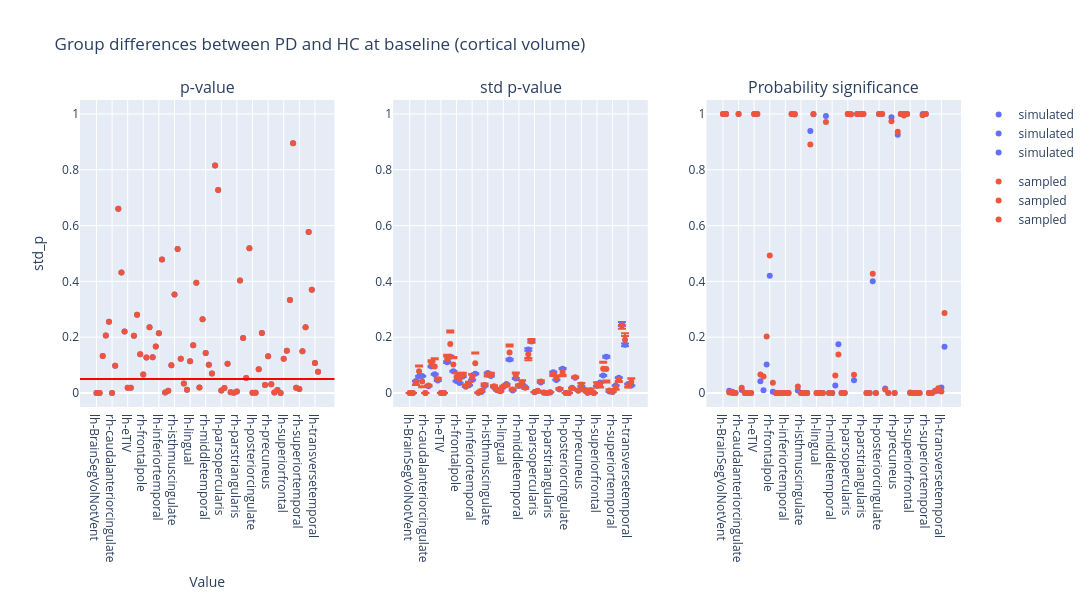

The notebook cell this image was saved under:
### Code cell
plot_dumbbell(
    ancova_baseline_volume,
    "Group differences between PD and HC at baseline (cortical volume)",
    "group",
)

### Figure 1 — Plotly figure (JSON) as saved in the notebook; plotly's stock layout.template omitted (floating-point values rounded to 4 significant figures)
{"data": [{"hovertemplate": "group=simulated<br>region=%{x}<br>p_value=%{y}<extra></extra>", "legendgroup": "simulated", "marker": {"color": "#636efa", "symbol": "circle"}, "mode": "markers", "name": "simulated", "orientation": "v", "showlegend": true, "type": "scatter", "x": ["lh-BrainSegVolNotVent", "rh-BrainSegVolNotVent", "lh-bankssts", "rh-bankssts", "lh-caudalanteriorcingulate", "rh-caudalanteriorcingulate", "lh-caudalmiddlefrontal", "rh-caudalmiddlefrontal", "lh-cuneus", "rh-cuneus", "lh-eTIV", "rh-eTIV", "lh-entorhinal", "rh-entorhinal", "lh-frontalpole", "rh-frontalpole", "lh-fusiform", "rh-fusiform", "lh-inferiorparietal", "rh-inferiorparietal", "lh-inferiortemporal", "rh-inferiortemporal", "lh-insula", "rh-insula", "lh-isthmuscingulate", "rh-isthmuscingulate", "lh-lateraloccipital", "rh-lateraloccipital", "lh-lateralorbitofrontal", "rh-lateralorbitofrontal", "lh-lingual", "rh-lingual", "lh-medialorbitofrontal", "rh-medialorbitofrontal", "lh-middletemporal", "rh-middletemporal", "lh-paracentral", "rh-paracentral", "lh-parahippocampal", "rh-parahippocampal", "lh-parsopercularis", "rh-parsopercularis", "lh-parsorbitalis", "rh-parsorbitalis", "lh-parstriangularis", "rh-parstriangularis", "lh-pericalcarine", "rh-pericalcarine", "lh-postcentral", "rh-postcentral", "lh-posteriorcingulate", "rh-posteriorcingulate", "lh-precentral", "rh-precentral", "lh-precuneus", "rh-precuneus", "lh-rostralanteriorcingulate", "rh-rostralanteriorcingulate", "lh-rostralmiddlefrontal", "rh-rostralmiddlefrontal", "lh-superiorfrontal", "rh-superiorfrontal", "lh-superiorparietal", "rh-superiorparietal", "lh-superiortemporal", "rh-superiortemporal", "lh-supramarginal", "rh-supramarginal", "lh-temporalpole", "rh-temporalpole", "lh-transversetemporal", "rh-transversetemporal"], "xaxis": "x", "y": [0.0002605, 0.0002605, 0.1331, 0.2058, 0.2557, 8.443e-06, 0.09781, 0.6599, 0.432, 0.2201, 0.01913, 0.01913, 0.2049, 0.2807, 0.1386, 0.06648, 0.127, 0.2353, 0.1282, 0.1667, 0.2138, 0.4781, 0.001786, 0.008041, 0.09968, 0.3534, 0.5163, 0.123, 0.03379, 0.01171, 0.1141, 0.1716, 0.3954, 0.02025, 0.2647, 0.1436, 0.1018, 0.07005, 0.8155, 0.7271, 0.009157, 0.01788, 0.1053, 0.002966, 0.001293, 0.005469, 0.4034, 0.1976, 0.05393, 0.5191, 0.0008303, 0.000906, 0.08556, 0.2156, 0.0285, 0.1319, 0.03179, 0.002014, 0.01058, 9.598e-05, 0.1225, 0.1519, 0.3337, 0.8954, 0.01854, 0.01461, 0.1495, 0.2356, 0.5772, 0.3705, 0.1073, 0.07597], "yaxis": "y"}, {"hovertemplate": "group=sampled<br>region=%{x}<br>p_value=%{y}<extra></extra>", "legendgroup": "sampled", "marker": {"color": "#EF553B", "symbol": "circle"}, "mode": "markers", "name": "sampled", "orientation": "v", "showlegend": true, "type": "scatter", "x": ["lh-BrainSegVolNotVent", "rh-BrainSegVolNotVent", "lh-bankssts", "rh-bankssts", "lh-caudalanteriorcingulate", "rh-caudalanteriorcingulate", "lh-caudalmiddlefrontal", "rh-caudalmiddlefrontal", "lh-cuneus", "rh-cuneus", "lh-eTIV", "rh-eTIV", "lh-entorhinal", "rh-entorhinal", "lh-frontalpole", "rh-frontalpole", "lh-fusiform", "rh-fusiform", "lh-inferiorparietal", "rh-inferiorparietal", "lh-inferiortemporal", "rh-inferiortemporal", "lh-insula", "rh-insula", "lh-isthmuscingulate", "rh-isthmuscingulate", "lh-lateraloccipital", "rh-lateraloccipital", "lh-lateralorbitofrontal", "rh-lateralorbitofrontal", "lh-lingual", "rh-lingual", "lh-medialorbitofrontal", "rh-medialorbitofrontal", "lh-middletemporal", "rh-middletemporal", "lh-paracentral", "rh-paracentral", "lh-parahippocampal", "rh-parahippocampal", "lh-parsopercularis", "rh-parsopercularis", "lh-parsorbitalis", "rh-parsorbitalis", "lh-parstriangularis", "rh-parstriangularis", "lh-pericalcarine", "rh-pericalcarine", "lh-postcentral", "rh-postcentral", "lh-posteriorcingulate", "rh-posteriorcingulate", "lh-precentral", "rh-precentral", "lh-precuneus", "rh-precuneus", "lh-rostralanteriorcingulate", "rh-rostralanteriorcingulate", "lh-rostralmiddlefrontal", "rh-rostralmiddlefrontal", "lh-superiorfrontal", "rh-superiorfrontal", "lh-superiorparietal", "rh-superiorparietal", "lh-superiortemporal", "rh-superiortemporal", "lh-supramarginal", "rh-supramarginal", "lh-temporalpole", "rh-temporalpole", "lh-transversetemporal", "rh-transversetemporal"], "xaxis": "x", "y": [0.0002605, 0.0002605, 0.1331, 0.2058, 0.2557, 8.443e-06, 0.09781, 0.6599, 0.432, 0.2201, 0.01913, 0.01913, 0.2049, 0.2807, 0.1386, 0.06648, 0.127, 0.2353, 0.1282, 0.1667, 0.2138, 0.4781, 0.001786, 0.008041, 0.09968, 0.3534, 0.5163, 0.123, 0.03379, 0.01171, 0.1141, 0.1716, 0.3954, 0.02025, 0.2647, 0.1436, 0.1018, 0.07005, 0.8155, 0.7271, 0.009157, 0.01788, 0.1053, 0.002966, 0.001293, 0.005469, 0.4034, 0.1976, 0.05393, 0.5191, 0.0008303, 0.000906, 0.08556, 0.2156, 0.0285, 0.1319, 0.03179, 0.002014, 0.01058, 9.598e-05, 0.1225, 0.1519, 0.3337, 0.8954, 0.01854, 0.01461, 0.1495, 0.2356, 0.5772, 0.3705, 0.1073, 0.07597], "yaxis": "y"}, {"error_y": {"array": [6.602e-07, 6.602e-07, 0.001175, 0.001629, 0.001655, 1.11e-07, 0.0006597, 0.00259, 0.001827, 0.001218, 9.247e-07, 9.247e-07, 0.003009, 0.003546, 0.002126, 0.001167, 0.00099, 0.001622, 0.0006103, 0.0007572, 0.001276, 0.001886, 2.46e-05, 0.0001124, 0.0006757, 0.001956, 0.001657, 0.0005727, 0.0002663, 0.0002036, 0.0005887, 0.0008739, 0.003267, 0.0002541, 0.001418, 0.0006822, 0.0008462, 0.000583, 0.004245, 0.005041, 8.392e-05, 0.000212, 0.001022, 3.741e-05, 1.331e-05, 6.512e-05, 0.002041, 0.00128, 0.0003368, 0.00238, 1.028e-05, 9.62e-06, 0.000513, 0.001501, 0.0002216, 0.0006767, 0.0003202, 2.318e-05, 9.809e-05, 1.599e-06, 0.0006919, 0.001029, 0.001722, 0.003543, 0.0001408, 0.0001124, 0.0007433, 0.001498, 0.006744, 0.004709, 0.0008921, 0.0007343], "arrayminus": [6.791e-07, 6.791e-07, 0.001209, 0.001676, 0.001702, 1.142e-07, 0.0006785, 0.002664, 0.001879, 0.001253, 9.51e-07, 9.51e-07, 0.003095, 0.003647, 0.002187, 0.0012, 0.001018, 0.001668, 0.0006277, 0.0007787, 0.001312, 0.00194, 2.53e-05, 0.0001156, 0.0006949, 0.002012, 0.001705, 0.0005891, 0.0002739, 0.0002094, 0.0006054, 0.0008988, 0.00336, 0.0002613, 0.001459, 0.0007016, 0.0008703, 0.0005996, 0.004366, 0.005185, 8.631e-05, 0.000218, 0.001052, 3.847e-05, 1.369e-05, 6.698e-05, 0.0021, 0.001316, 0.0003464, 0.002448, 1.058e-05, 9.895e-06, 0.0005276, 0.001544, 0.0002279, 0.000696, 0.0003293, 2.384e-05, 0.0001009, 1.645e-06, 0.0007117, 0.001058, 0.001771, 0.003644, 0.0001448, 0.0001156, 0.0007645, 0.001541, 0.006936, 0.004844, 0.0009175, 0.0007552]}, "hovertemplate": "group=simulated<br>region=%{x}<br>std_p=%{y}<extra></extra>", "legendgroup": "simulated", "marker": {"color": "#636efa", "symbol": "circle"}, "mode": "markers", "name": "simulated", "orientation": "v", "showlegend": true, "type": "scatter", "x": ["lh-BrainSegVolNotVent", "rh-BrainSegVolNotVent", "lh-bankssts", "rh-bankssts", "lh-caudalanteriorcingulate", "rh-caudalanteriorcingulate", "lh-caudalmiddlefrontal", "rh-caudalmiddlefrontal", "lh-cuneus", "rh-cuneus", "lh-eTIV", "rh-eTIV", "lh-entorhinal", "rh-entorhinal", "lh-frontalpole", "rh-frontalpole", "lh-fusiform", "rh-fusiform", "lh-inferiorparietal", "rh-inferiorparietal", "lh-inferiortemporal", "rh-inferiortemporal", "lh-insula", "rh-insula", "lh-isthmuscingulate", "rh-isthmuscingulate", "lh-lateraloccipital", "rh-lateraloccipital", "lh-lateralorbitofrontal", "rh-lateralorbitofrontal", "lh-lingual", "rh-lingual", "lh-medialorbitofrontal", "rh-medialorbitofrontal", "lh-middletemporal", "rh-middletemporal", "lh-paracentral", "rh-paracentral", "lh-parahippocampal", "rh-parahippocampal", "lh-parsopercularis", "rh-parsopercularis", "lh-parsorbitalis", "rh-parsorbitalis", "lh-parstriangularis", "rh-parstriangularis", "lh-pericalcarine", "rh-pericalcarine", "lh-postcentral", "rh-postcentral", "lh-posteriorcingulate", "rh-posteriorcingulate", "lh-precentral", "rh-precentral", "lh-precuneus", "rh-precuneus", "lh-rostralanteriorcingulate", "rh-rostralanteriorcingulate", "lh-rostralmiddlefrontal", "rh-rostralmiddlefrontal", "lh-superiorfrontal", "rh-superiorfrontal", "lh-superiorparietal", "rh-superiorparietal", "lh-superiortemporal", "rh-superiortemporal", "lh-supramarginal", "rh-supramarginal", "lh-temporalpole", "rh-temporalpole", "lh-transversetemporal", "rh-transversetemporal"], "xaxis": "x2", "y": [2.424e-05, 2.424e-05, 0.04315, 0.05981, 0.06076, 4.076e-06, 0.02422, 0.09509, 0.06705, 0.04471, 3.394e-05, 3.394e-05, 0.1105, 0.1302, 0.07806, 0.04282, 0.03634, 0.05954, 0.0224, 0.02779, 0.04684, 0.06924, 0.000903, 0.004127, 0.0248, 0.0718, 0.06084, 0.02102, 0.009776, 0.007474, 0.02161, 0.03208, 0.1199, 0.009326, 0.05206, 0.02504, 0.03106, 0.0214, 0.1558, 0.185, 0.00308, 0.007782, 0.03753, 0.001373, 0.0004888, 0.002391, 0.07494, 0.04697, 0.01236, 0.08737, 0.0003775, 0.0003532, 0.01883, 0.05512, 0.008135, 0.02484, 0.01175, 0.0008508, 0.003601, 5.87e-05, 0.0254, 0.03778, 0.06322, 0.1301, 0.005169, 0.004127, 0.02728, 0.05501, 0.2476, 0.1729, 0.03275, 0.02696], "yaxis": "y2"}, {"error_y": {"array": [6.007e-06, 6.007e-06, -0.005519, 0.02019, -0.01757, -1.244e-07, 0.003046, 0.01261, 0.0297, 0.00571, 6.824e-06, 6.824e-06, 0.01475, 0.04894, 0.02665, 0.01571, 0.01595, 0.007206, 0.003383, 0.006829, 0.01112, 0.03897, 0.0004926, 0.00411, 0.00486, -0.003294, 0.006625, 0.003552, 0.003275, -0.0009426, 0.002446, -0.002536, 0.02843, 0.003616, 0.01135, 0.002996, 0.007808, -0.001992, -0.01292, 0.006611, 0.0003455, 0.0001204, 0.004787, 0.0009652, 0.0001317, 0.0008306, -0.003658, 0.008524, 0.00281, -0.009935, 1.177e-06, 0.0001827, -0.0003102, 0.00295, 0.001735, 0.006131, -0.0004209, 0.0003964, 0.006208, -8.143e-06, 0.00706, -0.007516, 0.0254, -0.04067, 0.004114, 0.0009552, -0.006481, -0.005381, 0.001538, 0.023, -0.004871, 0.01337], "arrayminus": [-4.668e-06, -4.668e-06, 0.007903, -0.01688, 0.02093, 3.497e-07, -0.001708, -0.007352, -0.026, -0.00324, -4.949e-06, -4.949e-06, -0.008641, -0.04175, -0.02234, -0.01334, -0.01394, -0.003915, -0.002145, -0.005293, -0.008534, -0.03514, -0.0004427, -0.003882, -0.00349, 0.007262, -0.003263, -0.00239, -0.002735, 0.001356, -0.001252, 0.004309, -0.02181, -0.003101, -0.008473, -0.001612, -0.006092, 0.003175, 0.02153, 0.003614, -0.0001753, 0.0003096, -0.002713, -0.0008893, -0.0001047, -0.0006985, 0.007799, -0.005928, -0.002127, 0.01476, 1.968e-05, -0.0001632, 0.001351, 9.518e-05, -0.001286, -0.004758, 0.00107, -0.0003494, -0.006009, 1.139e-05, -0.005656, 0.009604, -0.02191, 0.04786, -0.003828, -0.0007272, 0.007989, 0.00842, 0.01214, -0.01344, 0.00668, -0.01188]}, "hovertemplate": "group=sampled<br>region=%{x}<br>std_p=%{y}<extra></extra>", "legendgroup": "sampled", "marker": {"color": "#EF553B", "symbol": "circle"}, "mode": "markers", "name": "sampled", "orientation": "v", "showlegend": true, "type": "scatter", "x": ["lh-BrainSegVolNotVent", "rh-BrainSegVolNotVent", "lh-bankssts", "rh-bankssts", "lh-caudalanteriorcingulate", "rh-caudalanteriorcingulate", "lh-caudalmiddlefrontal", "rh-caudalmiddlefrontal", "lh-cuneus", "rh-cuneus", "lh-eTIV", "rh-eTIV", "lh-entorhinal", "rh-entorhinal", "lh-frontalpole", "rh-frontalpole", "lh-fusiform", "rh-fusiform", "lh-inferiorparietal", "rh-inferiorparietal", "lh-inferiortemporal", "rh-inferiortemporal", "lh-insula", "rh-insula", "lh-isthmuscingulate", "rh-isthmuscingulate", "lh-lateraloccipital", "rh-lateraloccipital", "lh-lateralorbitofrontal", "rh-lateralorbitofrontal", "lh-lingual", "rh-lingual", "lh-medialorbitofrontal", "rh-medialorbitofrontal", "lh-middletemporal", "rh-middletemporal", "lh-paracentral", "rh-paracentral", "lh-parahippocampal", "rh-parahippocampal", "lh-parsopercularis", "rh-parsopercularis", "lh-parsorbitalis", "rh-parsorbitalis", "lh-parstriangularis", "rh-parstriangularis", "lh-pericalcarine", "rh-pericalcarine", "lh-postcentral", "rh-postcentral", "lh-posteriorcingulate", "rh-posteriorcingulate", "lh-precentral", "rh-precentral", "lh-precuneus", "rh-precuneus", "lh-rostralanteriorcingulate", "rh-rostralanteriorcingulate", "lh-rostralmiddlefrontal", "rh-rostralmiddlefrontal", "lh-superiorfrontal", "rh-superiorfrontal", "lh-superiorparietal", "rh-superiorparietal", "lh-superiortemporal", "rh-superiortemporal", "lh-supramarginal", "rh-supramarginal", "lh-temporalpole", "rh-temporalpole", "lh-transversetemporal", "rh-transversetemporal"], "xaxis": "x2", "y": [2.958e-05, 2.958e-05, 0.03645, 0.07837, 0.04153, 3.841e-06, 0.0266, 0.1051, 0.09493, 0.0492, 3.984e-05, 3.984e-05, 0.1222, 0.1756, 0.1026, 0.05736, 0.0513, 0.06513, 0.02517, 0.03387, 0.05669, 0.1063, 0.001371, 0.008125, 0.02899, 0.06655, 0.0658, 0.024, 0.01278, 0.006328, 0.02347, 0.02867, 0.1451, 0.01269, 0.06199, 0.02736, 0.03803, 0.01883, 0.1387, 0.1866, 0.003342, 0.007691, 0.0413, 0.002301, 0.0006071, 0.003156, 0.06924, 0.05422, 0.01484, 0.07506, 0.0003684, 0.0005262, 0.01801, 0.05656, 0.009648, 0.03029, 0.01101, 0.001224, 0.009711, 4.896e-05, 0.03177, 0.02923, 0.0869, 0.08584, 0.009142, 0.00497, 0.02006, 0.04813, 0.2424, 0.1912, 0.02698, 0.0396], "yaxis": "y2"}, {"hovertemplate": "group=simulated<br>region=%{x}<br>psig=%{y}<extra></extra>", "legendgroup": "simulated", "marker": {"color": "#636efa", "symbol": "circle"}, "mode": "markers", "name": "simulated", "orientation": "v", "showlegend": true, "type": "scatter", "x": ["lh-BrainSegVolNotVent", "rh-BrainSegVolNotVent", "lh-bankssts", "rh-bankssts", "lh-caudalanteriorcingulate", "rh-caudalanteriorcingulate", "lh-caudalmiddlefrontal", "rh-caudalmiddlefrontal", "lh-cuneus", "rh-cuneus", "lh-eTIV", "rh-eTIV", "lh-entorhinal", "rh-entorhinal", "lh-frontalpole", "rh-frontalpole", "lh-fusiform", "rh-fusiform", "lh-inferiorparietal", "rh-inferiorparietal", "lh-inferiortemporal", "rh-inferiortemporal", "lh-insula", "rh-insula", "lh-isthmuscingulate", "rh-isthmuscingulate", "lh-lateraloccipital", "rh-lateraloccipital", "lh-lateralorbitofrontal", "rh-lateralorbitofrontal", "lh-lingual", "rh-lingual", "lh-medialorbitofrontal", "rh-medialorbitofrontal", "lh-middletemporal", "rh-middletemporal", "lh-paracentral", "rh-paracentral", "lh-parahippocampal", "rh-parahippocampal", "lh-parsopercularis", "rh-parsopercularis", "lh-parsorbitalis", "rh-parsorbitalis", "lh-parstriangularis", "rh-parstriangularis", "lh-pericalcarine", "rh-pericalcarine", "lh-postcentral", "rh-postcentral", "lh-posteriorcingulate", "rh-posteriorcingulate", "lh-precentral", "rh-precentral", "lh-precuneus", "rh-precuneus", "lh-rostralanteriorcingulate", "rh-rostralanteriorcingulate", "lh-rostralmiddlefrontal", "rh-rostralmiddlefrontal", "lh-superiorfrontal", "rh-superiorfrontal", "lh-superiorparietal", "rh-superiorparietal", "lh-superiortemporal", "rh-superiortemporal", "lh-supramarginal", "rh-supramarginal", "lh-temporalpole", "rh-temporalpole", "lh-transversetemporal", "rh-transversetemporal"], "xaxis": "x3", "y": [1.0, 1.0, 0.008516, 0.0001906, 7.74e-07, 1.0, 0.01058, 6.226e-16, 9.307e-17, 4.59e-08, 1.0, 1.0, 0.04216, 0.009732, 0.1027, 0.42, 0.004301, 6.404e-06, 4.323e-06, 7.277e-09, 5.4e-07, 6.488e-19, 1.0, 1.0, 0.009361, 4.479e-10, 2.223e-27, 5.796e-06, 0.9387, 0.9993, 0.000122, 1.486e-07, 2.785e-05, 0.9931, 1.598e-09, 5.059e-07, 0.02667, 0.1749, 2.82e-06, 4.98e-05, 1.0, 0.9986, 0.04577, 1.0, 1.0, 1.0, 4.567e-12, 8.077e-06, 0.4004, 4.506e-14, 1.0, 1.0, 0.0164, 1.583e-05, 0.9885, 1.218e-05, 0.9256, 1.0, 1.0, 1.0, 0.0001738, 0.0002162, 3.36e-11, 1.313e-06, 1.0, 1.0, 7.815e-07, 1.01e-06, 0.007917, 0.007913, 0.01964, 0.1658], "yaxis": "y3"}, {"hovertemplate": "group=sampled<br>region=%{x}<br>psig=%{y}<extra></extra>", "legendgroup": "sampled", "marker": {"color": "#EF553B", "symbol": "circle"}, "mode": "markers", "name": "sampled", "orientation": "v", "showlegend": true, "type": "scatter", "x": ["lh-BrainSegVolNotVent", "rh-BrainSegVolNotVent", "lh-bankssts", "rh-bankssts", "lh-caudalanteriorcingulate", "rh-caudalanteriorcingulate", "lh-caudalmiddlefrontal", "rh-caudalmiddlefrontal", "lh-cuneus", "rh-cuneus", "lh-eTIV", "rh-eTIV", "lh-entorhinal", "rh-entorhinal", "lh-frontalpole", "rh-frontalpole", "lh-fusiform", "rh-fusiform", "lh-inferiorparietal", "rh-inferiorparietal", "lh-inferiortemporal", "rh-inferiortemporal", "lh-insula", "rh-insula", "lh-isthmuscingulate", "rh-isthmuscingulate", "lh-lateraloccipital", "rh-lateraloccipital", "lh-lateralorbitofrontal", "rh-lateralorbitofrontal", "lh-lingual", "rh-lingual", "lh-medialorbitofrontal", "rh-medialorbitofrontal", "lh-middletemporal", "rh-middletemporal", "lh-paracentral", "rh-paracentral", "lh-parahippocampal", "rh-parahippocampal", "lh-parsopercularis", "rh-parsopercularis", "lh-parsorbitalis", "rh-parsorbitalis", "lh-parstriangularis", "rh-parstriangularis", "lh-pericalcarine", "rh-pericalcarine", "lh-postcentral", "rh-postcentral", "lh-posteriorcingulate", "rh-posteriorcingulate", "lh-precentral", "rh-precentral", "lh-precuneus", "rh-precuneus", "lh-rostralanteriorcingulate", "rh-rostralanteriorcingulate", "lh-rostralmiddlefrontal", "rh-rostralmiddlefrontal", "lh-superiorfrontal", "rh-superiorfrontal", "lh-superiorparietal", "rh-superiorparietal", "lh-superiortemporal", "rh-superiortemporal", "lh-supramarginal", "rh-supramarginal", "lh-temporalpole", "rh-temporalpole", "lh-transversetemporal", "rh-transversetemporal"], "xaxis": "x3", "y": [1.0, 1.0, 0.002068, 0.004197, 5.132e-13, 1.0, 0.0187, 3.062e-13, 5.159e-09, 6.638e-07, 1.0, 1.0, 0.066, 0.05915, 0.2027, 0.4931, 0.03732, 3.65e-05, 4.026e-05, 1.895e-06, 3.314e-05, 9.534e-09, 1.0, 0.9979, 0.02366, 1.669e-11, 1.325e-23, 6.579e-05, 0.8904, 0.9999, 0.0003809, 4.385e-09, 0.0005915, 0.9708, 4.002e-07, 4.033e-06, 0.06266, 0.138, 1.012e-07, 5.871e-05, 1.0, 0.9988, 0.06575, 1.0, 1.0, 1.0, 6.663e-14, 0.0001059, 0.4273, 1.296e-18, 1.0, 1.0, 0.01258, 2.581e-05, 0.9741, 0.0003003, 0.9365, 1.0, 0.9945, 1.0, 0.00237, 2.099e-06, 1.505e-06, 4.223e-14, 0.9949, 1.0, 2.365e-11, 2.352e-08, 0.006434, 0.01737, 0.005457, 0.2864], "yaxis": "y3"}], "layout": {"annotations": [{"font": {"size": 16}, "showarrow": false, "text": "p-value", "x": 0.1444, "xanchor": "center", "xref": "paper", "y": 1, "yanchor": "bottom", "yref": "paper"}, {"font": {"size": 16}, "showarrow": false, "text": "std p-value", "x": 0.5, "xanchor": "center", "xref": "paper", "y": 1, "yanchor": "bottom", "yref": "paper"}, {"font": {"size": 16}, "showarrow": false, "text": "Probability significance", "x": 0.8556, "xanchor": "center", "xref": "paper", "y": 1, "yanchor": "bottom", "yref": "paper"}], "height": 600, "hovermode": "closest", "shapes": [{"line": {"color": "red", "width": 2}, "type": "line", "x0": 0, "x1": 1, "xref": "x domain", "y0": 0.05, "y1": 0.05, "yref": "y"}], "title": {"text": "Group differences between PD and HC at baseline (cortical volume)"}, "width": 1400, "xaxis": {"anchor": "y", "domain": [0, 0.2889], "title": {"text": "Value"}}, "xaxis2": {"anchor": "y2", "domain": [0.3556, 0.6444]}, "xaxis3": {"anchor": "y3", "domain": [0.7111, 1]}, "yaxis": {"anchor": "x", "domain": [0, 1], "range": [-0.05, 1.05], "title": {"text": "std_p"}}, "yaxis2": {"anchor": "x2", "domain": [0, 1], "range": [-0.05, 1.05]}, "yaxis3": {"anchor": "x3", "domain": [0, 1], "range": [-0.05, 1.05]}}}
